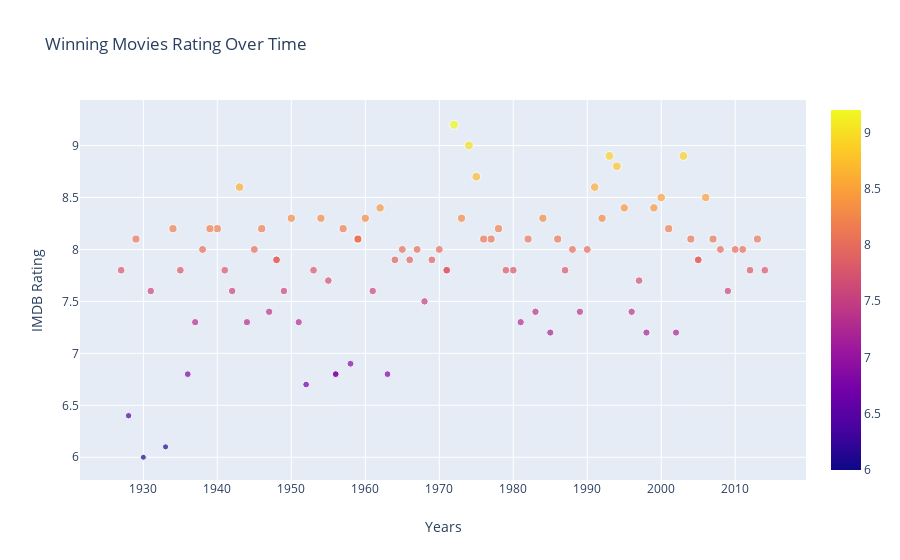

The code cell stored with this chart in its notebook:
### Markdown cell above
### Plotting Movies IMBD Rating For Winning Movies

### Code cell
fig = go.Figure(data=go.Scatter(x=winning_movies.year,
                                y=winning_movies.rating,
                                mode='markers',
                                marker_color=winning_movies.rating,
                                marker=dict(size=winning_movies.rating, showscale=True),
                                text=winning_movies.name)) # hover text goes here

fig.update_layout(title="Winning Movies Rating Over Time",xaxis_title="Years",yaxis_title="IMDB Rating")
fig.show()

### Figure 1 — Plotly figure (JSON) as saved in the notebook; plotly's stock layout.template omitted (floating-point values rounded to 4 significant figures)
{"data": [{"marker": {"color": [7.8, 8.1, 7.8, 8, 8, 7.6, 8, 8.1, 8.5, 7.9, 7.9, 8.1, 8.9, 7.2, 8.2, 8.5, 8.4, 7.2, 7.7, 7.4, 8.4, 8.8, 8.9, 8.3, 8.6, 8, 7.4, 8, 7.8, 8.1, 7.2, 8.3, 7.4, 8.1, 7.3, 7.8, 7.8, 8.2, 8.1, 8.1, 8.7, 9, 8.3, 9.2, 7.8, 7.8, 8, 7.9, 7.5, 8, 7.9, 8, 7.9, 6.8, 8.4, 7.6, 8.3, 8.1, 8.1, 8.1, 6.9, 8.2, 6.8, 6.8, 7.7, 8.3, 7.8, 6.7, 7.3, 8.3, 7.6, 7.9, 7.9, 7.4, 8.2, 8, 7.3, 8.6, 7.6, 7.8, 8.2, 8.2, 8, 7.3, 6.8, 7.8, 8.2, 6.1, 7.6, 6, 8.1, 6.4, 7.8], "showscale": true, "size": [7.8, 8.1, 7.8, 8, 8, 7.6, 8, 8.1, 8.5, 7.9, 7.9, 8.1, 8.9, 7.2, 8.2, 8.5, 8.4, 7.2, 7.7, 7.4, 8.4, 8.8, 8.9, 8.3, 8.6, 8, 7.4, 8, 7.8, 8.1, 7.2, 8.3, 7.4, 8.1, 7.3, 7.8, 7.8, 8.2, 8.1, 8.1, 8.7, 9, 8.3, 9.2, 7.8, 7.8, 8, 7.9, 7.5, 8, 7.9, 8, 7.9, 6.8, 8.4, 7.6, 8.3, 8.1, 8.1, 8.1, 6.9, 8.2, 6.8, 6.8, 7.7, 8.3, 7.8, 6.7, 7.3, 8.3, 7.6, 7.9, 7.9, 7.4, 8.2, 8, 7.3, 8.6, 7.6, 7.8, 8.2, 8.2, 8, 7.3, 6.8, 7.8, 8.2, 6.1, 7.6, 6, 8.1, 6.4, 7.8]}, "mode": "markers", "text": ["Birdman", "12 Years a Slave", "Argo", "The Artist", "The King's Speech", "The Hurt Locker", "Slumdog Millionaire", "No Country for Old Men", "The Departed", "Crash", "Crash", "Million Dollar Baby", "The Lord of the Rings: The Return of the King", "Chicago", "A Beautiful Mind", "Gladiator", "American Beauty", "Shakespeare in Love", "Titanic", "The English Patient", "Braveheart", "Forrest Gump", "Schindler's List", "Unforgiven", "The Silence of the Lambs", "Dances with Wolves", "Driving Miss Daisy", "Rain Man", "The Last Emperor", "Platoon", "Out of Africa", "Amadeus", "Terms of Endearment", "Gandhi", "Chariots of Fire", "Ordinary People", "Kramer vs. Kramer", "The Deer Hunter", "Annie Hall", "Rocky", "One Flew Over the Cuckoo's Nest", "The Godfather: Part II", "The Sting", "The Godfather", "The French Connection", "The French Connection", "Patton", "Midnight Cowboy", "Oliver!", "In the Heat of the Night", "A Man for All Seasons", "The Sound of Music", "My Fair Lady", "Tom Jones", "Lawrence of Arabia", "West Side Story", "The Apartment", "Ben-Hur", "Ben-Hur", "Ben-Hur", "Gigi", "The Bridge on the River Kwai", "Around the World in 80 Days", "Around the World in 80 Days", "Marty", "On the Waterfront", "From Here to Eternity", "The Greatest Show on Earth", "An American in Paris", "All About Eve", "All the King's Men", "Hamlet", "Hamlet", "Gentleman's Agreement", "The Best Years of Our Lives", "The Lost Weekend", "Going My Way", "Casablanca", "Mrs. Miniver", "How Green Was My Valley", "Rebecca", "Gone With the Wind", "You Can't Take it With You", "The Life of Emile Zola", "The Great Ziegfeld", "Mutiny on the Bounty", "It Happened One Night", "Cavalcade", "Grand Hotel", "Cimarron", "All Quiet on the Western Front", "The Broadway Melody", "Wings"], "type": "scatter", "x": [2014, 2013, 2012, 2011, 2010, 2009, 2008, 2007, 2006, 2005, 2005, 2004, 2003, 2002, 2001, 2000, 1999, 1998, 1997, 1996, 1995, 1994, 1993, 1992, 1991, 1990, 1989, 1988, 1987, 1986, 1985, 1984, 1983, 1982, 1981, 1980, 1979, 1978, 1977, 1976, 1975, 1974, 1973, 1972, 1971, 1971, 1970, 1969, 1968, 1967, 1966, 1965, 1964, 1963, 1962, 1961, 1960, 1959, 1959, 1959, 1958, 1957, 1956, 1956, 1955, 1954, 1953, 1952, 1951, 1950, 1949, 1948, 1948, 1947, 1946, 1945, 1944, 1943, 1942, 1941, 1940, 1939, 1938, 1937, 1936, 1935, 1934, 1933, 1931, 1930, 1929, 1928, 1927], "y": [7.8, 8.1, 7.8, 8, 8, 7.6, 8, 8.1, 8.5, 7.9, 7.9, 8.1, 8.9, 7.2, 8.2, 8.5, 8.4, 7.2, 7.7, 7.4, 8.4, 8.8, 8.9, 8.3, 8.6, 8, 7.4, 8, 7.8, 8.1, 7.2, 8.3, 7.4, 8.1, 7.3, 7.8, 7.8, 8.2, 8.1, 8.1, 8.7, 9, 8.3, 9.2, 7.8, 7.8, 8, 7.9, 7.5, 8, 7.9, 8, 7.9, 6.8, 8.4, 7.6, 8.3, 8.1, 8.1, 8.1, 6.9, 8.2, 6.8, 6.8, 7.7, 8.3, 7.8, 6.7, 7.3, 8.3, 7.6, 7.9, 7.9, 7.4, 8.2, 8, 7.3, 8.6, 7.6, 7.8, 8.2, 8.2, 8, 7.3, 6.8, 7.8, 8.2, 6.1, 7.6, 6, 8.1, 6.4, 7.8]}], "layout": {"title": {"text": "Winning Movies Rating Over Time"}, "xaxis": {"title": {"text": "Years"}}, "yaxis": {"title": {"text": "IMDB Rating"}}}}
